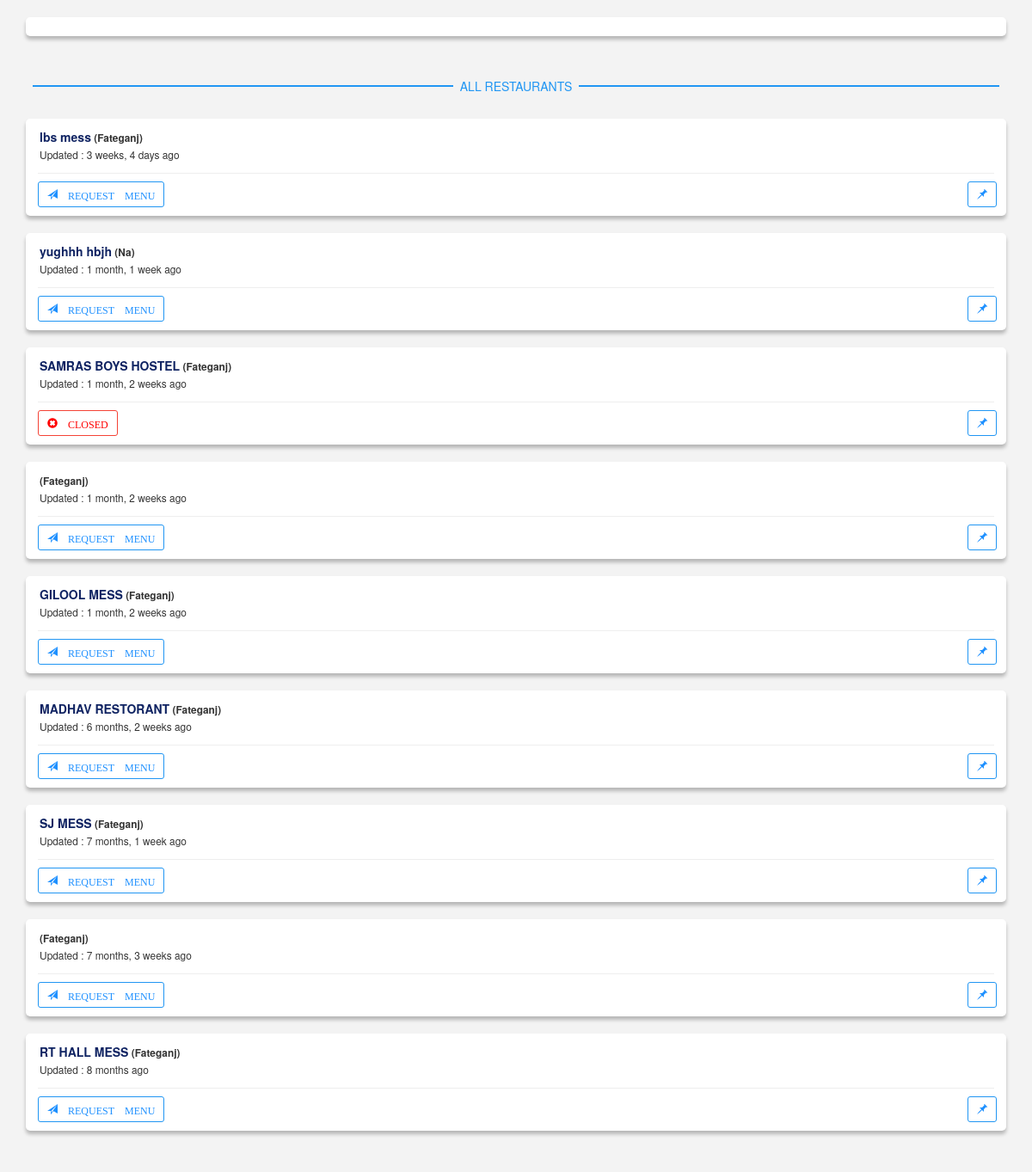
Before: /blog/ with the older database file.
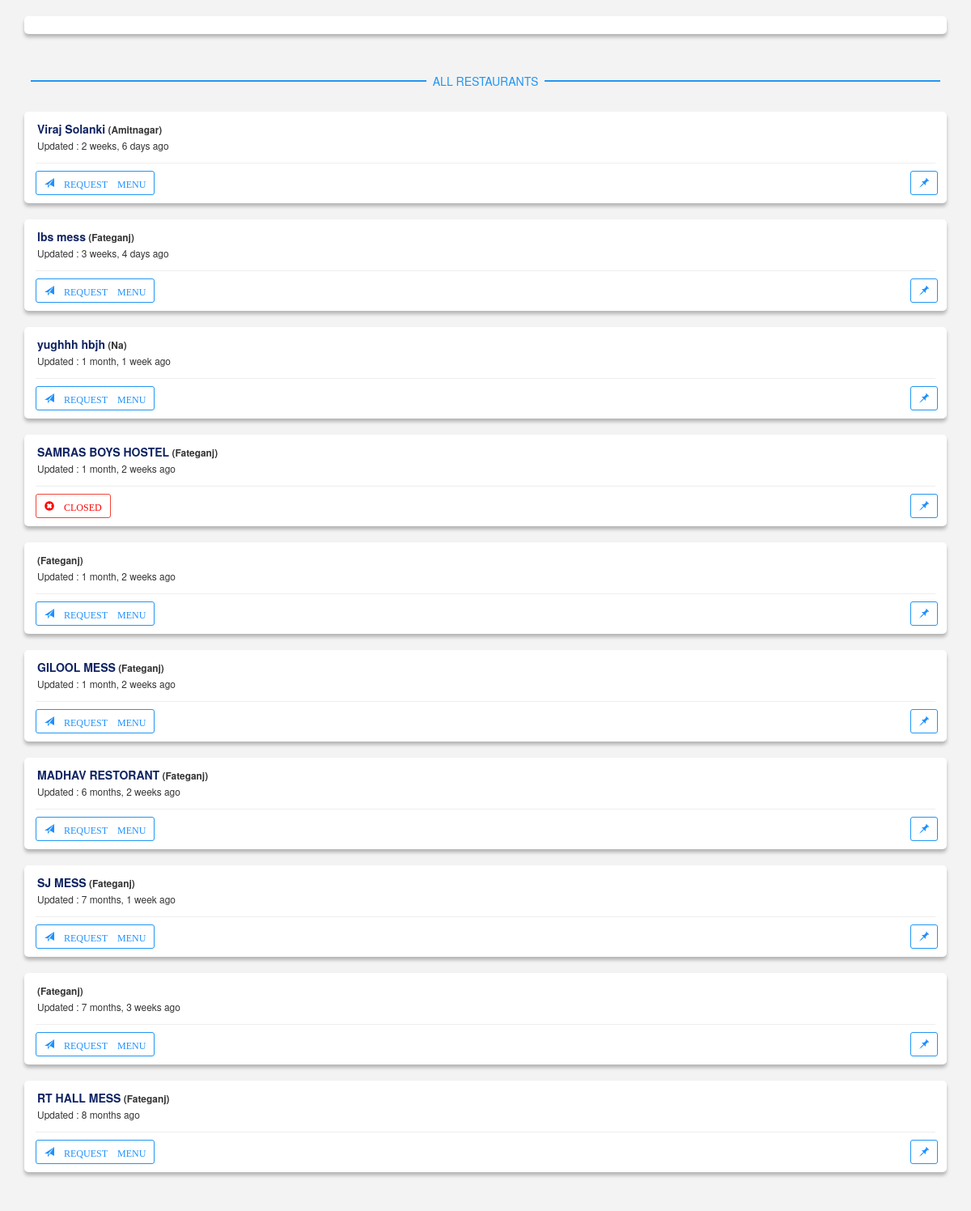
After: the same page with the newer database file.
### blog/models.py (models this page shows, shortened)
class Post(models.Model):
	menu = models.TextField(max_length=350)
	image = models.ImageField(default='default.jpg', upload_to='profile_pics')
	date_posted = models.DateTimeField(default=timezone.now)
	session = models.CharField(max_length=10, blank=True)
	price = models.CharField(max_length=5,choices=PRICE_CHOICES, default='40')
	active = models.BooleanField(default=True)
	city = models.CharField(max_length=40,default='VADODARA')
	author = models.ForeignKey(User, on_delete=models.CASCADE)

### users/models.py (models this page shows, shortened)
class Profile(models.Model):
	user = models.OneToOneField(User, on_delete=models.CASCADE)
	image = models.ImageField(default='default.jpg', upload_to='profile_pics')
	mess_name = models.CharField(max_length=30, blank=True)
	area = models.CharField(max_length=40,choices=PIN_CHOICES, default='Fateganj')
	number = models.CharField(max_length=10, blank=True)
	location = models.URLField(max_length=300, blank=True)
	city = models.CharField(max_length=40,choices=CITY_CHOICES, default='VADODARA')
	zone = models.CharField(max_length=40,choices=ZONE_CHOICES, default='zone-1')
	close = models.BooleanField(default=False)
	follower = models.IntegerField(default=0)
	verified = models.BooleanField(default=False)
	profile_comp = models.BooleanField(default=False)

### blog/views.py (the view)
# urls.py: path('', views.menulist, name='blog-home'),
def menulist(request):
	user=request.user
	if user.is_authenticated:
		return redirect('mymess', username=request.user)
	if timezone.now().hour > 14:
		session = 'dinner'
	else:
		session = 'lunch'
	posts = Post.objects.filter(active=True).filter(session=session).order_by('date_posted')
	allposts = Post.objects.filter(active=True).exclude(session=session).order_by('-date_posted')
	post_for_pinlist = Post.objects.filter(active=True).order_by('-date_posted')
	for i in post_for_pinlist:
		if i.date_posted < timezone.now()-timedelta(hours=12):
			i.session = 'old'
			i.save()
	pinlist = []
	for i in post_for_pinlist:
		if request.COOKIES.get(i.author.username):
			pinlist.append(i)
		context = locals()
	return render(request, 'blog/home.html', context)

### blog/templates/blog/home.html (shortened to what this page needs)
{% extends "blog/base.html" %}
{% load crispy_forms_tags %}
{% block content %}
        <div class="container">
              <div class="panel panel-outline">
              </div>
        </div>
<br>
<div class="container hr-sect">ALL RESTAURANTS</div><br>
{% for post in allposts %}
    <div class="container">
          <div class="panel panel-outline">
          <div class="panel-heading">
          <span class="text-left"> <dt><strong>{{ post.author.profile.mess_name }}</strong><small> ({{post.author.profile.area}})</small></dt>
          <dd><small>Updated : {{ post.date_posted|timesince }} ago</small></dd></span>
          </div><hr>
          <div class="panle-body">
            {% if post.author.profile.close == False %}
                  <div class="a">
                       <a href="tel:{{ post.author.profile.number }}">
                       <button onclick='FB.AppEvents.logEvent("ReqMenuBtnClicked")'  type="button" class="btn info btn-default btn-sm">
                       <span class="glyphicon glyphicon-send"> REQUEST MENU </span></button>
                       </a>
                       <a style="float: right; padding-right: 10px;" href="{% url 'pin' post.author %}">
                       <button type="button" class="btn info btn-default btn-sm" >
                       <span class="glyphicon glyphicon-pushpin"></span>
                       </button>
                       </a>
                  </div>
              {% else %}
                   <div class="a">
                   <button type="button" class="btn danger btn-default btn-sm">
                   <span class="glyphicon glyphicon-remove-sign"> CLOSED</span>
                   </button>
                       <a style="float: right; padding-right: 10px;" href="{% url 'pin' post.author %}">
                       <button type="button" class="btn info btn-default btn-sm" >
                       <span class="glyphicon glyphicon-pushpin"></span>
                       </button>
                       </a>
                   </div>
              {% endif %}
          </div>
          </div>
     </div>
  {% endfor %}
{% endblock content %}

### blog/templates/blog/base.html (shortened to what this page needs)
{% load static %}
<!DOCTYPE html>
<html lang="en">
  <head>
    <link rel="stylesheet" href="https://maxcdn.bootstrapcdn.com/bootstrap/3.4.0/css/bootstrap.min.css">
    <link rel="stylesheet" href="https://cdnjs.cloudflare.com/ajax/libs/font-awesome/4.7.0/css/font-awesome.min.css">
    <link rel="stylesheet" type="text/css" href="{% static 'blog/main.css' %}">
  </head>
  <body>
<br>
    <main role="main" class="container">
      <div class="row">
          {% block content %}{% endblock %}<br><br>
        </div>
    </main>
  </body>
</html>

### blog/static/blog/main.css (style rules this page uses)
body { background-color: #f3f3f3; }
.panel-heading { background-color: ; }
.panel { background: #FFFFFF; box-shadow: 0px 4px 4px rgba(0, 0, 0, 0.25); border-radius: 5px; }
hr { margin: 1px 13px 9px 13px; }
strong { color: #0F2362; }
div.a { margin: 1px 0px 9px 13px; }
.info { border-color: #2196F3; color: dodgerblue }
.danger { border-color: #f44336; color: red }
.hr-sect { display: flex; flex-basis: 100%; align-items: center; color: #2196F3; margin: 8px 0px; }
.hr-sect::before, .hr-sect::after { content: ""; flex-grow: 1; background: #2196F3; height: 2px; font-size: px; line-height: 0px; margin: 0px 8px; }

Changed rows visible on the page:
added Post: author.profile.mess_name "Viraj Solanki", author.profile.area "Amitnagar", date_posted "2 weeks, 6 days"
